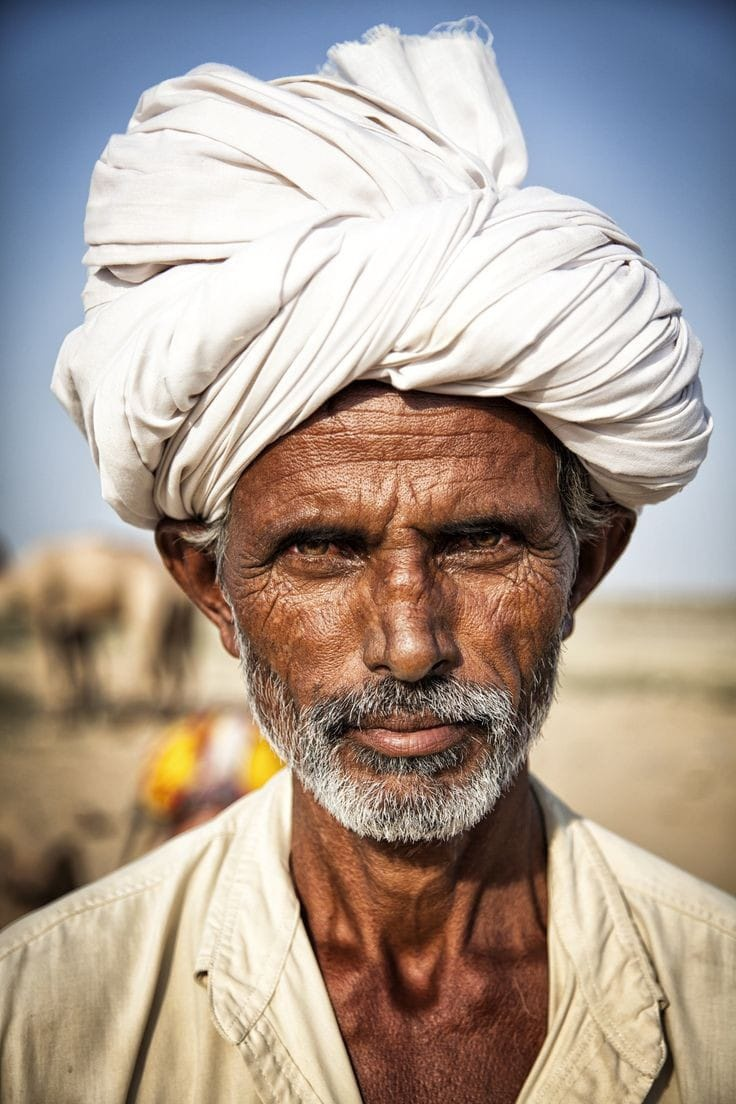
#> input picture Playing with Images/savedimage.jpeg, 736 x 1104 px, given in place of 9.png, which was not available
$ python blend2img.py
#> lines starting #> are read from the running program, lines starting #| are printed output that depends on the picture; pictures that were not available may be replaced by others from this repository, and a replacement may not be noted
import numpy as np
import cv2 as cv

#Taking two images
source1= cv.imread('9.png', cv.IMREAD_COLOR)
#> source1 is the input picture: shape (1104, 736, 3); mean B, G, R 146.8, 157.3, 171.2
source2= cv.imread('8.png', cv.IMREAD_COLOR)
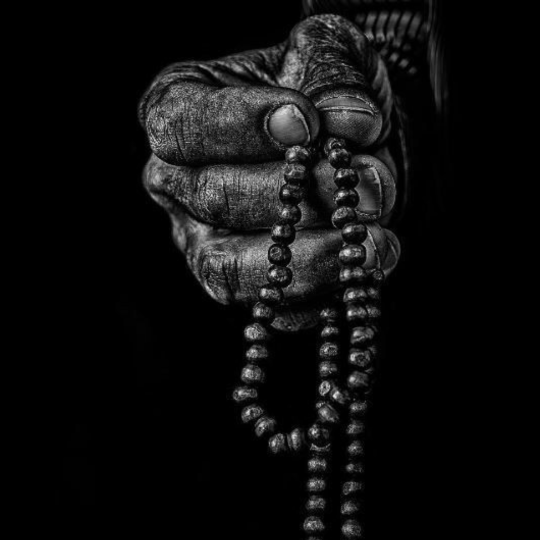
#> input picture AdvanceOperationOnImage/8.png, 1080 x 1080 px (shown at 1/2 size)
#> source2 is the input picture: shape (1080, 1080, 3); min 0, max 246, mean 14.3

#Converting Images into same resolution
img1=cv.resize(source1,(500,600))
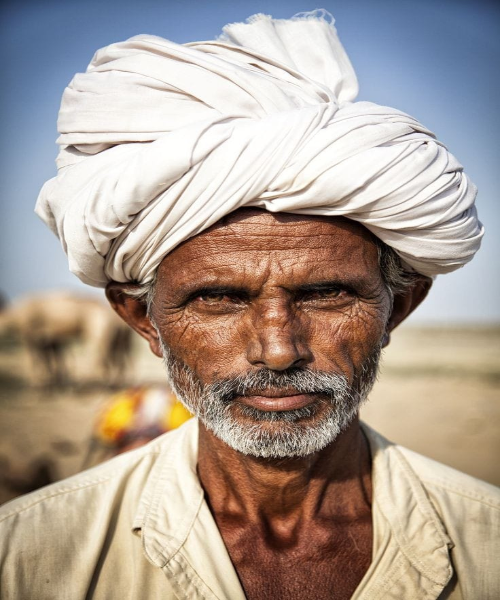
#> img1: shape (600, 500, 3); mean B, G, R 146.7, 157.2, 171.1
img2=cv.resize(source2,(500,600))
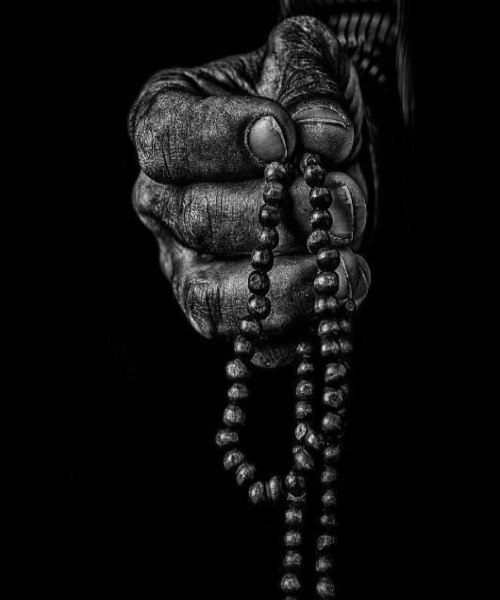
#> img2: shape (600, 500, 3); min 0, max 235, mean 14.2

#Blending both images
blend_img=cv.addWeighted(img1,1, img2, 0.5, 0.0)
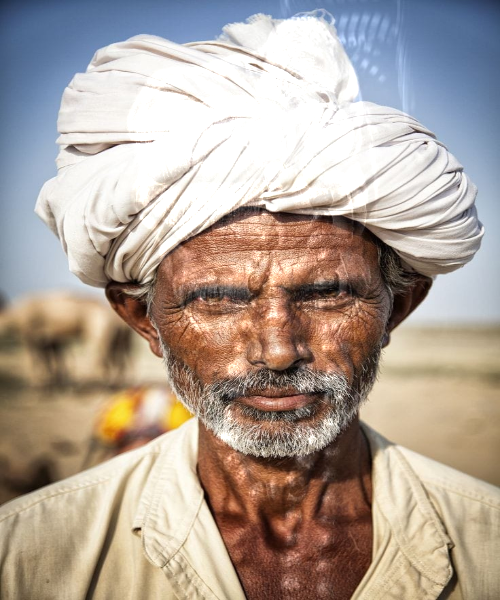
#> blend_img: shape (600, 500, 3); mean B, G, R 151.7, 162, 175.6
cv.imshow('Blended images', blend_img)
cv.imwrite('blended.png', blend_img)
cv.waitKey(0)
cv.destroyAllWindows()
